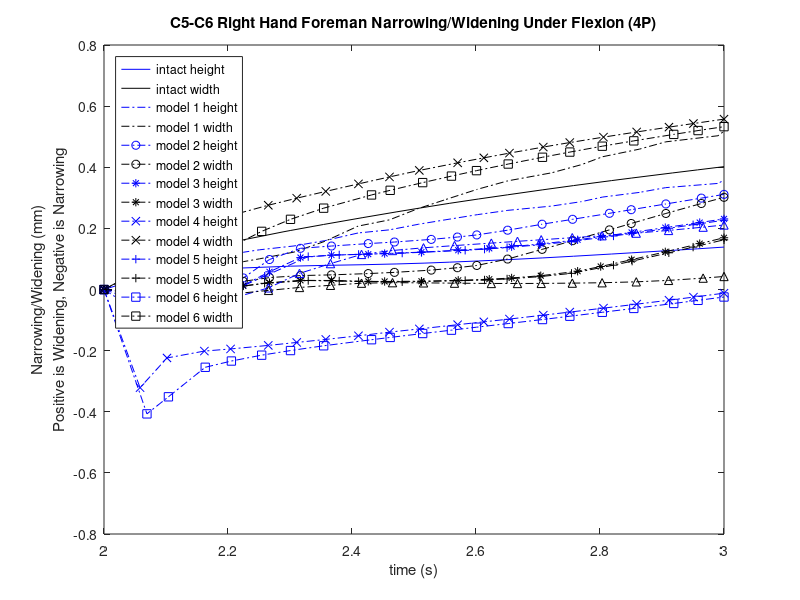
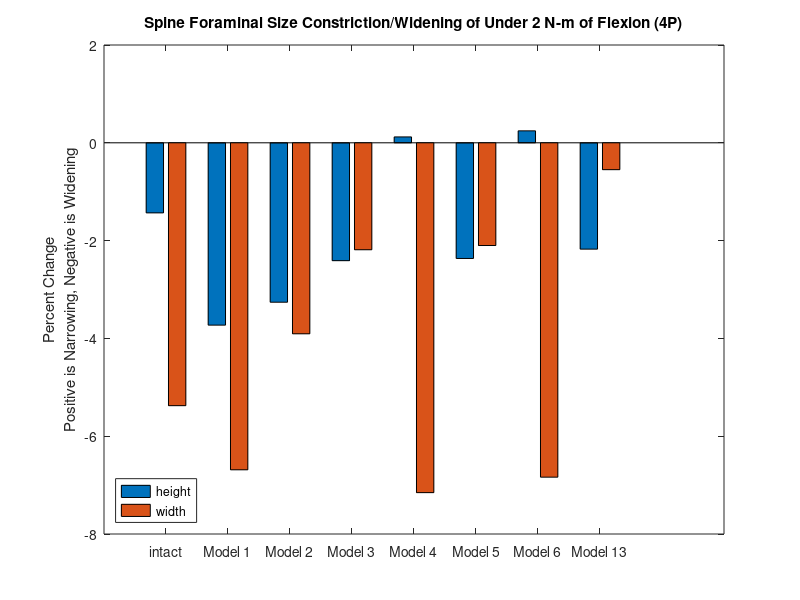

The MATLAB script that drew these images, in order:
%% This code finds c5-c6 foreman width/height narrowig/widening during flexion (4P)
clf
clear all

mag15y=[0 0 0 0 0 0 0 0 0 0 0 0 0 0 0 0 0 0 0 0 0];
mag15x=[0 0 0 0 0 0 0 0 0 0 0 0 0 0 0 0 0 0 0 0 0];
width15=[0 0 0 0 0 0 0 0 0 0 0 0 0 0 0 0 0 0 0 0 0];
height15=[0 0 0 0 0 0 0 0 0 0 0 0 0 0 0 0 0 0 0 0 0];

mag14y=[0 0 0 0 0 0 0 0 0 0 0 0 0 0 0 0 0 0 0 0 0];
mag14x=[0 0 0 0 0 0 0 0 0 0 0 0 0 0 0 0 0 0 0 0 0];
width14=[0 0 0 0 0 0 0 0 0 0 0 0 0 0 0 0 0 0 0 0 0];
height14=[0 0 0 0 0 0 0 0 0 0 0 0 0 0 0 0 0 0 0 0 0];

mag13y=[0 0 0 0 0 0 0 0 0 0 0 0 0 0 0 0 0 0 0 0 0];
mag13x=[0 0 0 0 0 0 0 0 0 0 0 0 0 0 0 0 0 0 0 0 0];
width13=[0 0 0 0 0 0 0 0 0 0 0 0 0 0 0 0 0 0 0 0 0];
height13=[0 0 0 0 0 0 0 0 0 0 0 0 0 0 0 0 0 0 0 0 0];

mag6y=[0 0 0 0 0 0 0 0 0 0 0 0 0 0 0 0 0 0 0 0 0];
mag6x=[0 0 0 0 0 0 0 0 0 0 0 0 0 0 0 0 0 0 0 0 0];
width6=[0 0 0 0 0 0 0 0 0 0 0 0 0 0 0 0 0 0 0 0 0];
height6=[0 0 0 0 0 0 0 0 0 0 0 0 0 0 0 0 0 0 0 0 0];

mag5y=[0 0 0 0 0 0 0 0 0 0 0 0 0 0 0 0 0 0 0 0 0];
mag5x=[0 0 0 0 0 0 0 0 0 0 0 0 0 0 0 0 0 0 0 0 0];
width5=[0 0 0 0 0 0 0 0 0 0 0 0 0 0 0 0 0 0 0 0 0];
height5=[0 0 0 0 0 0 0 0 0 0 0 0 0 0 0 0 0 0 0 0 0];

mag4y=[0 0 0 0 0 0 0 0 0 0 0 0 0 0 0 0 0 0 0 0 0];
mag4x=[0 0 0 0 0 0 0 0 0 0 0 0 0 0 0 0 0 0 0 0 0];
width4=[0 0 0 0 0 0 0 0 0 0 0 0 0 0 0 0 0 0 0 0 0];
height4=[0 0 0 0 0 0 0 0 0 0 0 0 0 0 0 0 0 0 0 0 0];

mag3y=[0 0 0 0 0 0 0 0 0 0 0 0 0 0 0 0 0 0 0 0 0];
mag3x=[0 0 0 0 0 0 0 0 0 0 0 0 0 0 0 0 0 0 0 0 0];
width3=[0 0 0 0 0 0 0 0 0 0 0 0 0 0 0 0 0 0 0 0 0];
height3=[0 0 0 0 0 0 0 0 0 0 0 0 0 0 0 0 0 0 0 0 0];


mag2y=[0 0 0 0 0 0 0 0 0 0 0 0 0 0 0 0 0 0 0 0 0];
mag2x=[0 0 0 0 0 0 0 0 0 0 0 0 0 0 0 0 0 0 0 0 0];
width2=[0 0 0 0 0 0 0 0 0 0 0 0 0 0 0 0 0 0 0 0 0];
height2=[0 0 0 0 0 0 0 0 0 0 0 0 0 0 0 0 0 0 0 0 0];

mag1y=[0 0 0 0 0 0 0 0 0 0 0 0 0 0 0 0 0 0 0 0 0];
mag1x=[0 0 0 0 0 0 0 0 0 0 0 0 0 0 0 0 0 0 0 0 0];
width1=[0 0 0 0 0 0 0 0 0 0 0 0 0 0 0 0 0 0 0 0 0];
height1=[0 0 0 0 0 0 0 0 0 0 0 0 0 0 0 0 0 0 0 0 0];

%% model15_intact_TLC_4P
t15=[2,2.0675,2.10046,2.15118,2.21847,2.28879,2.30129,2.3542,2.41761,2.47111,2.51624,2.55771,2.60433,2.65123,2.70673,2.75718,2.81828,2.8513,2.91654,2.95737,3];
%40182U
aa1=-13.5191+[0.114695,0.12862,0.130879,0.132019,0.142268,0.162758,0.166182,0.179125,0.190877,0.199834,0.207004,0.213112,0.219346,0.225052,0.231681,0.239064,0.2483,0.253123,0.262234,0.267797,0.273511];
aa2=448.04+[-0.461887,-0.766747,-0.968269,-1.21003,-1.4934,-1.77986,-1.83009,-2.04093,-2.2877,-2.49195,-2.66102,-2.81251,-2.97816,-3.14152,-3.33053,-3.49849,-3.69781,-3.8033,-4.00771,-4.13301,-4.26181];
aa3=-720.839+[-0.393063,-0.368692,-0.366788,-0.377073,-0.397206,-0.41821,-0.422232,-0.442512,-0.470186,-0.494052,-0.514374,-0.532815,-0.553568,-0.574558,-0.599526,-0.621999,-0.649423,-0.664304,-0.694065,-0.712646,-0.732033];
%62515L
ab1=-13.5397+[0.0355486,0.0426771,0.0454908,0.0451308,0.0490847,0.0582406,0.0597963,0.0657695,0.0701845,0.0733084,0.0758239,0.0776821,0.0795132,0.0810758,0.082815,0.0850891,0.0880648,0.0896186,0.0925216,0.0942269,0.0960063];
ab2=448.593+[-0.272229,-0.351631,-0.429113,-0.53595,-0.664336,-0.796553,-0.819857,-0.917978,-1.03269,-1.12775,-1.20658,-1.27696,-1.35414,-1.43034,-1.51841,-1.59689,-1.6906,-1.74024,-1.83648,-1.89559,-1.9562];
ab3=-730.72+[-0.167408,-0.165618,-0.163312,-0.16748,-0.171543,-0.174479,-0.175169,-0.178871,-0.184779,-0.18988,-0.194392,-0.198663,-0.203576,-0.208557,-0.214618,-0.220042,-0.226804,-0.230474,-0.237765,-0.24226,-0.246974];
%45869
ac1=-9.75965+[0.0870308,0.0984253,0.100489,0.098478,0.104192,0.118945,0.121439,0.130734,0.138856,0.145126,0.150113,0.154076,0.157946,0.161253,0.165157,0.169958,0.176171,0.179429,0.185598,0.189428,0.193396];
ac2=445.175+[-0.42166,-0.649716,-0.806512,-0.999225,-1.22711,-1.45568,-1.49557,-1.66271,-1.85683,-2.01652,-2.1483,-2.26608,-2.39456,-2.52113,-2.66723,-2.79664,-2.94993,-3.0309,-3.18739,-3.2831,-3.38139];
ac3=-723.489+[-0.447382,-0.46689,-0.48814,-0.526347,-0.57818,-0.632192,-0.64188,-0.685344,-0.739255,-0.784202,-0.821604,-0.855282,-0.892433,-0.92929,-0.972163,-1.01038,-1.05595,-1.08019,-1.12762,-1.15669,-1.18659];
%65936R
ad1=-15.4024+[0.0922672,0.101523,0.104626,0.10385,0.109899,0.124311,0.126776,0.136271,0.143989,0.149528,0.15396,0.157496,0.161105,0.164371,0.168034,0.172413,0.177901,0.180733,0.186012,0.189109,0.192253];
ad2=450.021+[-0.356624,-0.475995,-0.588558,-0.743225,-0.928359,-1.11913,-1.1528,-1.29464,-1.46101,-1.59889,-1.71323,-1.81566,-1.92812,-2.03925,-2.16773,-2.28222,-2.41892,-2.49136,-2.63181,-2.71804,-2.80649];
ad3=-723.647+[-0.136441,-0.126541,-0.11776,-0.11362,-0.107614,-0.0998667,-0.0987217,-0.0949388,-0.0925737,-0.0911888,-0.0905387,-0.0903207,-0.090476,-0.0909366,-0.091993,-0.0930561,-0.0948504,-0.0960056,-0.0986528,-0.10045,-0.102518];

ya1=[aa1-ab1]
ya2=[aa2-ab2]
ya3=[aa3-ab3]
xa1=[ad1-ac1]
xa2=[ad2-ac2]
xa3=[ad3-ac3]
x15=[xa1',xa2',xa3'];
y15=[ya1',ya2',ya3'];
k=21;
for n=1:k
    mag15x(n)=sqrt(x15(n,1)^2+x15(n,2)^2+x15(n,3)^2);
end
for n=1:k
    mag15y(n)=sqrt(y15(n,1)^2+y15(n,2)^2+y15(n,3)^2);
end
for n=1:k
    width15(n)=mag15x(1,1)-mag15x(1,n);
end
for n=1:k
    height15(n)=mag15y(1,1)-mag15y(1,n);
end



%% model1_slideslide_tether
t1=[2,2.05126,2.11533,2.16533,2.2247,2.25107,2.30644,2.35622,2.40972,2.46023,2.50711,2.55164,2.60232,2.65142,2.72191,2.77012,2.80437,2.86374,2.90593,2.9903,3];
% 40182U
ae1=-13.5191+[-0.256354,-0.239411,-0.206278,-0.172415,-0.12579,-0.083513,-0.0308849,-0.00427845,0.0289597,0.0425099,0.0667343,0.0860921,0.108798,0.126735,0.142498,0.157219,0.170172,0.182072,0.193211,0.202641,0.209668];
ae2=447.04+[0.598699,0.426355,0.387711,0.241018,0.0114823,-0.233587,-0.625596,-0.892169,-1.24172,-1.38866,-1.66648,-1.89216,-2.15484,-2.38292,-2.60254,-2.82902,-3.05457,-3.27692,-3.49411,-3.6792,-3.81967];
ae3=-720.839+[-0.786172,-0.945656,-0.915588,-0.846964,-0.765284,-0.731267,-0.694596,-0.688336,-0.695448,-0.702012,-0.719361,-0.736779,-0.759458,-0.781741,-0.804856,-0.831487,-0.86048,-0.890845,-0.921721,-0.948685,-0.969516];
% 62515L
af1=-13.5397+[-0.143816,-0.147571,-0.130356,-0.115994,-0.0964654,-0.0710675,-0.0455335,-0.0345393,-0.0208981,-0.0154093,-0.00493098,0.00379596,0.0145412,0.0229661,0.0301012,0.0366768,0.0420295,0.0467537,0.051173,0.0549478,0.0577216];
af2=448.593+[0.352057,0.24398,0.276096,0.263817,0.176067,0.038851,-0.184827,-0.312771,-0.474629,-0.542894,-0.672369,-0.777409,-0.901181,-1.00975,-1.11439,-1.22226,-1.3301,-1.4366,-1.54093,-1.63012,-1.6981];
af3=-730.72+[-0.413777,-0.496221,-0.496778,-0.484505,-0.451588,-0.405816,-0.348154,-0.32959,-0.318413,-0.315921,-0.313359,-0.312902,-0.312466,-0.312943,-0.314116,-0.316701,-0.320995,-0.325988,-0.331461,-0.336389,-0.340285];
% 45869
ag1=-9.44941+[-0.235181,-0.229165,-0.201071,-0.173166,-0.135394,-0.0980735,-0.0501518,-0.0268607,0.000401619,0.011292,0.0302888,0.0450203,0.0624799,0.0762218,0.087986,0.098719,0.107744,0.115864,0.123429,0.129982,0.13495];
ag2=445.055+[0.48731,0.359288,0.354536,0.264321,0.105113,-0.092576,-0.410176,-0.62489,-0.906495,-1.02465,-1.24795,-1.42908,-1.63938,-1.82143,-1.99627,-2.17589,-2.35422,-2.52934,-2.69975,-2.84451,-2.95403];
ag3=-724.288+[-0.693663,-0.893817,-0.890366,-0.861339,-0.828804,-0.825628,-0.832061,-0.854667,-0.899963,-0.922347,-0.969085,-1.01015,-1.05954,-1.1041,-1.14813,-1.19577,-1.24513,-1.29504,-1.34445,-1.38666,-1.41873];
% 65936R
ah1=-15.4024+[-0.16872,-0.1589,-0.132212,-0.11024,-0.0803886,-0.0452477,-0.0123201,0.00241399,0.0222293,0.0301852,0.0458966,0.0592405,0.0755049,0.088501,0.0997932,0.110232,0.119089,0.127224,0.134824,0.14117,0.145789];
ah2=450.021+[0.476683,0.306447,0.346773,0.325567,0.198066,0.000415912,-0.319281,-0.501296,-0.73145,-0.828992,-1.014,-1.16419,-1.34112,-1.49636,-1.64624,-1.80086,-1.9557,-2.10906,-2.2594,-2.38789,-2.48581];
ah3=-723.647+[-0.447071,-0.5126,-0.512288,-0.495996,-0.451944,-0.391382,-0.313455,-0.284239,-0.259886,-0.252002,-0.239417,-0.23105,-0.221657,-0.214676,-0.208992,-0.204902,-0.202895,-0.201939,-0.201915,-0.202419,-0.203118];

xb1=[ah1-ag1];
xb2=[ah2-ag2];
xb3=[ah3-ag3];
yb1=[ae1-af1];
yb2=[ae2-af2];
yb3=[ae3-af3];
y1=[yb1',yb2',yb3'];
x1=[xb1',xb2',xb3'];

for n=1:k
    mag1x(n)=sqrt(x1(n,1)^2+x1(n,2)^2+x1(n,3)^2);
end
for n=1:k
    mag1y(n)=sqrt(y1(n,1)^2+y1(n,2)^2+y1(n,3)^2);
end
for n=1:k
    height1(n)=mag1y(1,1)-mag1y(1,n);
end
for n=1:k
    width1(n)=mag1x(1,1)-mag1x(1,n);
end


%% model2_slideslide_notether
t2=[2,2.05126,2.11533,2.16533,2.2247,2.26689,2.31689,2.36689,2.42627,2.46846,2.52783,2.57002,2.60127,2.65098,2.70667,2.75577,2.81523,2.85038,2.90628,2.96349,3];
% 40182U
ai1=-13.5191+[-0.218725,-0.221254,-0.222604,-0.224213,-0.216864,-0.210677,-0.194192,-0.173027,-0.147645,-0.127716,-0.0996831,-0.0812957,-0.06781,-0.0456062,-0.0198396,0.00312997,0.0305659,0.0462067,0.0696609,0.0913814,0.104043];
ai2=447.04+[0.645159,0.608444,0.650959,0.713663,0.729799,0.719275,0.658774,0.541162,0.365468,0.214076,-0.0199752,-0.20732,-0.350362,-0.579929,-0.828272,-1.04717,-1.31408,-1.47263,-1.72541,-1.98377,-2.14879];
ai3=-720.839+[-0.863984,-0.950442,-0.978805,-0.988901,-0.955203,-0.912066,-0.876148,-0.854373,-0.826094,-0.802783,-0.768548,-0.746372,-0.731343,-0.716043,-0.712804,-0.715844,-0.723568,-0.72964,-0.742041,-0.75795,-0.769774];
% 62515L
aj1=-13.5397+[-0.131943,-0.137426,-0.137372,-0.13624,-0.132126,-0.132149,-0.125204,-0.114608,-0.102415,-0.092828,-0.0816711,-0.0748979,-0.0690228,-0.0580304,-0.046117,-0.0355964,-0.0230718,-0.0160325,-0.0055438,0.00391761,0.00928369];
aj2=448.593+[0.342167,0.317668,0.367649,0.436111,0.515436,0.551067,0.543858,0.484092,0.390922,0.30919,0.180583,0.0772282,0.00033165,-0.113243,-0.22617,-0.325606,-0.446764,-0.519151,-0.635529,-0.755925,-0.833969];
aj3=-730.72+[-0.44604,-0.494961,-0.523259,-0.545092,-0.563333,-0.574555,-0.567861,-0.544841,-0.511427,-0.481535,-0.437357,-0.407165,-0.386199,-0.362799,-0.349862,-0.341512,-0.33331,-0.329155,-0.323854,-0.319874,-0.318343];
% 45869
ak1=-9.44941+[-0.203613,-0.210266,-0.213214,-0.214987,-0.209307,-0.206731,-0.192064,-0.17229,-0.149447,-0.131464,-0.106,-0.0891084,-0.0771589,-0.0585825,-0.0377607,-0.0192744,0.00277781,0.0152922,0.0338678,0.0505498,0.0600655];
ak2=445.055+[0.528085,0.507927,0.561122,0.632318,0.683635,0.705101,0.682371,0.599411,0.468476,0.353036,0.173064,0.0270515,-0.0855421,-0.268296,-0.465593,-0.639558,-0.851769,-0.977901,-1.17923,-1.38522,-1.51697];
ak3=-724.288+[-0.77523,-0.87716,-0.914344,-0.930067,-0.91951,-0.899544,-0.887476,-0.886819,-0.885956,-0.883989,-0.880521,-0.880608,-0.882088,-0.892957,-0.918458,-0.946158,-0.982853,-1.00554,-1.04348,-1.08457,-1.11186];
% 65936R
al1=-15.4024+[-0.146192,-0.148656,-0.147388,-0.146329,-0.140446,-0.140381,-0.129446,-0.113737,-0.0972077,-0.0848027,-0.0705525,-0.0624076,-0.0541953,-0.0379345,-0.0201544,-0.00447358,0.0142209,0.0248024,0.0407521,0.0553466,0.0636842];
al2=450.021+[0.458229,0.41232,0.474173,0.563204,0.665374,0.70919,0.692849,0.60288,0.462361,0.338728,0.145147,-0.00806869,-0.120427,-0.283585,-0.446579,-0.590636,-0.765912,-0.870436,-1.03811,-1.21114,-1.32288];
al3=-723.647+[-0.474687,-0.518203,-0.548715,-0.575019,-0.597762,-0.610736,-0.600793,-0.569578,-0.524644,-0.485133,-0.426905,-0.386627,-0.35837,-0.324597,-0.30143,-0.284295,-0.265858,-0.255862,-0.241601,-0.228945,-0.222147];

xc1=[al1-ak1];
xc2=[al2-ak2];
xc3=[al3-ak3];
yd1=[ai1-aj1];
yd2=[ai2-aj2];
yd3=[ai3-aj3];
y2=[yd1',yd2',yd3'];
x2=[xc1',xc2',xc3'];

for n=1:k
    mag2x(n)=sqrt(x2(n,1)^2+x2(n,2)^2+x2(n,3)^2);
end
for n=1:k
    mag2y(n)=sqrt(y2(n,1)^2+y2(n,2)^2+y2(n,3)^2);
end
for n=1:k
    height2(n)=mag2y(1,1)-mag2y(1,n);
end
for n=1:k
    width2(n)=mag2x(1,1)-mag2x(1,n);
end


%% model3_APslide_tether/s2_4P
t3=[2,2.05126,2.11533,2.16533,2.2247,2.26689,2.31689,2.36689,2.42627,2.45263,2.51196,2.57134,2.62143,2.65745,2.70443,2.7639,2.80111,2.85094,2.90531,2.96081,3];
% 40182U
am1=-13.5191+[-0.110556,-0.108662,-0.111165,-0.117466,-0.11838,-0.115254,-0.107594,-0.09544,-0.0794291,-0.0723314,-0.055643,-0.0391779,-0.0262474,-0.0178611,-0.0068482,0.00924188,0.0203663,0.0357993,0.052991,0.0703882,0.0824023];
am2=447.04+[0.266464,0.273517,0.361022,0.464253,0.552408,0.591561,0.614775,0.583082,0.506265,0.459911,0.329559,0.175013,0.0254807,-0.0903789,-0.251391,-0.466874,-0.603588,-0.787217,-0.990552,-1.20246,-1.3545];
am3=-720.839+[-0.802588,-0.81909,-0.850022,-0.876062,-0.872238,-0.84852,-0.818652,-0.808421,-0.795942,-0.788813,-0.769571,-0.747981,-0.728461,-0.713738,-0.696702,-0.682729,-0.68008,-0.680698,-0.684587,-0.691215,-0.697081];
% 62515L
an1=-13.5397+[-0.0925811,-0.0919221,-0.0908825,-0.0914353,-0.0895261,-0.0892198,-0.0867217,-0.0801018,-0.0710529,-0.0670582,-0.059365,-0.0537515,-0.0497709,-0.0474443,-0.0429426,-0.0343543,-0.0288315,-0.0214166,-0.0132684,-0.00510437,0.000478931];
an2=448.593+[0.118554,0.122796,0.192094,0.273816,0.380345,0.444266,0.498149,0.493613,0.458139,0.435767,0.369826,0.288804,0.209863,0.150468,0.0693453,-0.0361656,-0.0978998,-0.179085,-0.268081,-0.361243,-0.428764];
an3=-730.72+[-0.401242,-0.409732,-0.434711,-0.461198,-0.488143,-0.505623,-0.518304,-0.512135,-0.496279,-0.487392,-0.462433,-0.434542,-0.408611,-0.389012,-0.36573,-0.343302,-0.335285,-0.327368,-0.32075,-0.315112,-0.311582];
% 45869
ao1=-9.44941+[-0.118033,-0.11725,-0.119204,-0.124304,-0.125159,-0.123483,-0.116992,-0.104892,-0.089145,-0.0826145,-0.0672688,-0.0519549,-0.0397643,-0.031971,-0.0225417,-0.00961889,-0.000766186,0.0114197,0.0249163,0.038422,0.0476262];
ao2=445.055+[0.221553,0.232684,0.320379,0.421937,0.527559,0.589389,0.64339,0.636265,0.591047,0.559926,0.468008,0.355802,0.245053,0.158359,0.0352766,-0.133008,-0.240418,-0.384471,-0.543987,-0.710667,-0.830627];
ao3=-724.288+[-0.784873,-0.805214,-0.83587,-0.859752,-0.866142,-0.857296,-0.846279,-0.849891,-0.855122,-0.856893,-0.859602,-0.861181,-0.861962,-0.862195,-0.865096,-0.876577,-0.889671,-0.91127,-0.937855,-0.967305,-0.988992];
% 65936R
ap1=-15.4024+[-0.0732179,-0.0713393,-0.0709566,-0.073324,-0.0713006,-0.0712675,-0.0676935,-0.0588465,-0.0472584,-0.0426451,-0.0341975,-0.0284366,-0.0246747,-0.0223494,-0.0160615,-0.00380686,0.00428898,0.0151851,0.0270927,0.0391197,0.047404];
ap2=450.021+[0.151083,0.154284,0.244029,0.351274,0.49095,0.573538,0.641329,0.626966,0.567009,0.530275,0.424016,0.296354,0.173197,0.0802566,-0.043067,-0.199489,-0.289974,-0.40967,-0.541223,-0.678697,-0.777995];
ap3=-723.647+[-0.403272,-0.411219,-0.44058,-0.472897,-0.506867,-0.528459,-0.543842,-0.534756,-0.512709,-0.500488,-0.466621,-0.428932,-0.39412,-0.367952,-0.336185,-0.303495,-0.289736,-0.274312,-0.259676,-0.245989,-0.236881];

xe1=[ap1-ao1];
xe2=[ap2-ao2];
xe3=[ap3-ao3];
yf1=[am1-an1];
yf2=[am2-an2];
yf3=[am3-an3];
y3=[yf1',yf2',yf3'];
x3=[xe1',xe2',xe3'];

for n=1:k
    mag3x(n)=sqrt(x3(n,1)^2+x3(n,2)^2+x3(n,3)^2);
end
for n=1:k
    mag3y(n)=sqrt(y3(n,1)^2+y3(n,2)^2+y3(n,3)^2);
end
for n=1:k
    height3(n)=mag3y(1,1)-mag3y(1,n);
end
for n=1:k
    width3(n)=mag3x(1,1)-mag3x(1,n);
end

%% model4_APslide_notether
t4=[2,2.05816,2.10161,2.16188,2.20417,2.26497,2.3108,2.35767,2.41039,2.46048,2.50857,2.57039,2.61266,2.65395,2.70851,2.75122,2.8056,2.85917,2.91124,2.95071,3];
% 40182U
aq1=-13.5191+[-0.188182,-0.0130894,0.0491503,0.0723014,0.0806355,0.0908956,0.0995819,0.110332,0.127716,0.144219,0.158178,0.172457,0.181398,0.18984,0.200237,0.207974,0.21694,0.225337,0.234128,0.240507,0.248137];
aq2=447.04+[0.406264,-0.386631,-0.897556,-1.31042,-1.5159,-1.77891,-1.96694,-2.15622,-2.36595,-2.56321,-2.74872,-2.97852,-3.13259,-3.28143,-3.47082,-3.61453,-3.79262,-3.9635,-4.12488,-4.24438,-4.39011];
aq3=-720.839+[0.0767894,-0.686805,-0.612562,-0.63484,-0.659895,-0.693591,-0.717145,-0.740268,-0.763926,-0.786573,-0.809933,-0.840716,-0.862782,-0.885052,-0.913753,-0.936009,-0.964111,-0.991373,-1.01697,-1.03595,-1.05898];
% 62515L
ar1=-13.5397+[-0.103791,-0.0425424,-0.0123615,0.00140143,0.00601515,0.0105788,0.0141415,0.0185372,0.0259635,0.0332555,0.0392607,0.044974,0.0485114,0.0519174,0.0557336,0.0586065,0.0619956,0.0651218,0.0685619,0.0710483,0.0739574];
ar2=448.593+[0.221109,-0.147457,-0.344145,-0.533331,-0.626799,-0.747051,-0.833909,-0.92279,-1.02188,-1.11539,-1.20347,-1.3129,-1.38653,-1.45792,-1.54782,-1.61635,-1.70157,-1.78345,-1.86095,-1.91834,-1.98818];
ar3=-730.72+[0.0456747,-0.323474,-0.283983,-0.277299,-0.281399,-0.289208,-0.294597,-0.298843,-0.301507,-0.303981,-0.306705,-0.311327,-0.315139,-0.319279,-0.324852,-0.329291,-0.335043,-0.340707,-0.345856,-0.349692,-0.354287];
% 45869
as1=-9.44941+[-0.161595,-0.0350296,0.0174217,0.0367614,0.0430074,0.0493278,0.0548196,0.0621865,0.0751702,0.0875101,0.0981153,0.109091,0.11593,0.122409,0.130115,0.135889,0.142434,0.148574,0.155198,0.160021,0.165809];
as2=445.055+[0.29466,-0.300095,-0.704835,-1.04082,-1.20656,-1.41647,-1.56548,-1.71488,-1.87939,-2.03387,-2.17846,-2.35599,-2.47461,-2.58896,-2.73383,-2.84346,-2.97924,-3.10935,-3.23193,-3.32261,-3.43304];
as3=-724.288+[0.177227,-0.76056,-0.752388,-0.816237,-0.862162,-0.924124,-0.968158,-1.01181,-1.05872,-1.10273,-1.1453,-1.19881,-1.23566,-1.27186,-1.31818,-1.35343,-1.39718,-1.43895,-1.47795,-1.50656,-1.54102];
% 65936R
at1=-15.4024+[-0.125943,0.00381846,0.0449347,0.0621861,0.0682261,0.0741141,0.0787867,0.0850497,0.0962536,0.107095,0.116252,0.125339,0.131008,0.136377,0.142618,0.147236,0.152676,0.157718,0.163118,0.167,0.171567];
at2=450.021+[0.376253,-0.220201,-0.498135,-0.769704,-0.904991,-1.07993,-1.20632,-1.33537,-1.47866,-1.61366,-1.74103,-1.89952,-2.00621,-2.10969,-2.2407,-2.34056,-2.46472,-2.58394,-2.69672,-2.78023,-2.88185];
at3=-723.647+[0.0069737,-0.297416,-0.239958,-0.218047,-0.214897,-0.213736,-0.212869,-0.210802,-0.206353,-0.202404,-0.199328,-0.197153,-0.196614,-0.196705,-0.197327,-0.198177,-0.199691,-0.201503,-0.203153,-0.204525,-0.206261];

xg1=[at1-as1];
xg2=[at2-as2];
xg3=[at3-as3];
yh1=[aq1-ar1];
yh2=[aq2-ar2];
yh3=[aq3-ar3];
y4=[yh1',yh2',yh3'];
x4=[xg1',xg2',xg3'];

for n=1:k
    mag4x(n)=sqrt(x4(n,1)^2+x4(n,2)^2+x4(n,3)^2);
end
for n=1:k
    mag4y(n)=sqrt(y4(n,1)^2+y4(n,2)^2+y4(n,3)^2);
end
for n=1:k
    height4(n)=mag4y(1,1)-mag4y(1,n);
end
for n=1:k
    width4(n)=mag4x(1,1)-mag4x(1,n);
end


%% model5_latslide_tether/S2_4P
t5=[2,2.05126,2.11533,2.16533,2.21533,2.25908,2.32939,2.37939,2.41064,2.48096,2.51221,2.58252,2.61377,2.65013,2.70227,2.75401,2.82172,2.85179,2.91104,2.95017,3];
% 40182U
au1=-13.5191+[-0.111617,-0.109703,-0.111884,-0.117853,-0.119673,-0.117413,-0.107558,-0.0941697,-0.0854947,-0.0650474,-0.0561111,-0.0376093,-0.0296467,-0.0208541,-0.00887458,0.00443753,0.0239565,0.0329699,0.0510062,0.0628696,0.0776293];
au2=447.04+[0.243025,0.249784,0.33166,0.430536,0.507769,0.559019,0.596697,0.559178,0.523069,0.395289,0.327744,0.144503,0.0543027,-0.0570841,-0.2296,-0.412061,-0.656313,-0.76536,-0.983317,-1.13008,-1.32023];
au3=-720.839+[-0.80168,-0.818249,-0.84858,-0.873818,-0.875727,-0.857343,-0.8161,-0.806415,-0.799944,-0.78083,-0.770646,-0.746268,-0.734379,-0.719765,-0.70086,-0.687818,-0.683247,-0.683842,-0.687948,-0.692354,-0.69954];
% 62515L
av1=-13.5397+[-0.093022,-0.0924268,-0.0913537,-0.0918863,-0.0904158,-0.0891302,-0.0865988,-0.0794051,-0.0747375,-0.0634141,-0.0594393,-0.0533368,-0.0508839,-0.0483478,-0.0437166,-0.0365953,-0.0267577,-0.0224195,-0.0138343,-0.00824861,-0.00136015];
av2=448.593+[0.105483,0.109382,0.17645,0.255626,0.342782,0.416291,0.49239,0.48177,0.465412,0.40262,0.368615,0.27246,0.224664,0.16731,0.0804053,-0.00982352,-0.120318,-0.168327,-0.263497,-0.327758,-0.411807];
av3=-730.72+[-0.399117,-0.40754,-0.43212,-0.458153,-0.48101,-0.499572,-0.51739,-0.509295,-0.50142,-0.476276,-0.46297,-0.430531,-0.414859,-0.395339,-0.3695,-0.349122,-0.334476,-0.329952,-0.322847,-0.318892,-0.314452];
% 45869
aw1=-9.44941+[-0.118942,-0.118137,-0.119799,-0.124663,-0.126181,-0.124541,-0.116866,-0.103549,-0.0949183,-0.0758124,-0.0675187,-0.0501016,-0.0426118,-0.0344504,-0.0240161,-0.0133145,0.00216511,0.00925435,0.023363,0.0325498,0.0438306];
aw2=445.055+[0.200788,0.211586,0.294652,0.39239,0.481237,0.5536,0.63222,0.619209,0.599383,0.513178,0.465816,0.332796,0.266233,0.183432,0.052398,-0.0895347,-0.281096,-0.366527,-0.537321,-0.652577,-0.802398];
aw3=-724.288+[-0.785507,-0.805885,-0.836565,-0.860089,-0.868539,-0.863134,-0.847682,-0.851763,-0.854311,-0.859161,-0.860362,-0.863074,-0.863579,-0.86376,-0.866541,-0.875353,-0.89904,-0.912108,-0.940631,-0.960979,-0.988143];
% 65936R
ax1=-15.4024+[-0.0737235,-0.0719298,-0.0714584,-0.073801,-0.0724712,-0.0709435,-0.0673711,-0.0578457,-0.0519436,-0.0386344,-0.0343159,-0.0284444,-0.0262142,-0.0236901,-0.017615,-0.00751378,0.00679249,0.0131504,0.0256833,0.0338988,0.044117];
ax2=450.021+[0.133004,0.135746,0.222374,0.326117,0.440566,0.536333,0.631721,0.608834,0.580506,0.478098,0.422842,0.271198,0.196524,0.106164,-0.0272219,-0.161781,-0.32442,-0.395395,-0.536356,-0.631417,-0.755338];
ax3=-723.647+[-0.40013,-0.407992,-0.436738,-0.468374,-0.497045,-0.52033,-0.541988,-0.530421,-0.519513,-0.485138,-0.467183,-0.423231,-0.402179,-0.376152,-0.341053,-0.311736,-0.286725,-0.277753,-0.262033,-0.252464,-0.240983];

xi1=[ax1-aw1];
xi2=[ax2-aw2];
xi3=[ax3-aw3];
yj1=[au1-av1];
yj2=[au2-av2];
yj3=[au3-av3];
y5=[yj1',yj2',yj3'];
x5=[xi1',xi2',xi3'];

for n=1:k
    mag5x(n)=sqrt(x5(n,1)^2+x5(n,2)^2+x5(n,3)^2);
end
for n=1:k
    mag5y(n)=sqrt(y5(n,1)^2+y5(n,2)^2+y5(n,3)^2);
end
for n=1:k
    height5(n)=mag5y(1,1)-mag5y(1,n);
end
for n=1:k
    width5(n)=mag5x(1,1)-mag5x(1,n);
end


%% model6_LatSlide_NoTether/S2_4P
t6=[2,2.06926,2.1039,2.16327,2.20546,2.25429,2.30079,2.35429,2.4315,2.46157,2.514,2.56038,2.60079,2.65194,2.70721,2.75135,2.80366,2.85454,2.91895,2.95814,3];
% 40182U
ay1=-13.5191+[-0.188188,-0.165123,-0.114962,-0.0269859,0.0178655,0.056151,0.0777312,0.0939077,0.112172,0.120724,0.136998,0.150242,0.16025,0.171635,0.182987,0.191387,0.20088,0.209347,0.220025,0.226657,0.233413];
ay2=447.04+[0.40647,0.0833898,-0.0869705,-0.551316,-0.891722,-1.24121,-1.51907,-1.79396,-2.14578,-2.27585,-2.49624,-2.68471,-2.84402,-3.04016,-3.24748,-3.40768,-3.59152,-3.76382,-3.97521,-4.10033,-4.22979];
ay3=-720.839+[0.0762568,-0.844194,-0.781217,-0.669397,-0.651914,-0.660186,-0.681309,-0.708303,-0.747521,-0.761964,-0.786492,-0.808883,-0.829073,-0.85578,-0.885741,-0.909417,-0.937288,-0.963949,-0.996799,-1.01629,-1.03646];
% 62515L
az1=-13.5397+[-0.103792,-0.115235,-0.0907475,-0.0469348,-0.0241508,-0.00514165,0.0049664,0.0118574,0.019385,0.0230196,0.0303131,0.0360103,0.0400237,0.0445181,0.0489158,0.0519609,0.0554438,0.0585574,0.0626277,0.0652172,0.0678696];
az2=448.593+[0.221206,0.0909726,0.0447668,-0.150892,-0.325619,-0.490512,-0.619185,-0.746834,-0.911271,-0.972689,-1.07749,-1.16726,-1.24309,-1.33662,-1.43595,-1.51236,-1.60022,-1.68289,-1.78457,-1.84477,-1.9071];
az3=-730.72+[0.045403,-0.434506,-0.406968,-0.342137,-0.310108,-0.295081,-0.294313,-0.298178,-0.304489,-0.306166,-0.30821,-0.310258,-0.31288,-0.316967,-0.322374,-0.326862,-0.332284,-0.337593,-0.344084,-0.347902,-0.351899];
% 45869
ba1=-9.44941+[-0.161611,-0.166726,-0.123789,-0.0501085,-0.0111472,0.0218843,0.0390232,0.0504609,0.062793,0.0690215,0.0814915,0.091725,0.0993855,0.108035,0.116513,0.122584,0.129513,0.135646,0.143445,0.148387,0.153425];
ba2=445.055+[0.294828,0.0858075,-0.0363787,-0.395545,-0.674064,-0.9598,-1.1854,-1.40693,-1.68744,-1.79013,-1.96312,-2.11037,-2.23444,-2.38657,-2.54693,-2.67043,-2.81178,-2.94391,-3.10573,-3.20136,-3.30007];
ba3=-724.288+[0.176706,-0.847701,-0.820481,-0.781124,-0.801352,-0.846094,-0.896168,-0.951961,-1.02772,-1.05579,-1.10309,-1.14439,-1.18008,-1.22539,-1.27451,-1.31278,-1.35692,-1.3984,-1.44889,-1.47853,-1.50898];
% 65936R
bb1=-15.4024+[-0.125938,-0.104558,-0.0682355,-0.00629,0.0241447,0.0500532,0.0641403,0.0737009,0.0849706,0.0907104,0.10186,0.110737,0.117127,0.124346,0.131434,0.136537,0.142292,0.147417,0.154036,0.158181,0.162387];
bb2=450.021+[0.376348,0.0993064,0.0339645,-0.243534,-0.491219,-0.724898,-0.90851,-1.09197,-1.32939,-1.41801,-1.56898,-1.69852,-1.80805,-1.94326,-2.08697,-2.19788,-2.3255,-2.44564,-2.59329,-2.68066,-2.77118];
bb3=-723.647+[0.00670368,-0.433773,-0.399185,-0.313586,-0.266145,-0.237444,-0.226662,-0.221146,-0.215798,-0.213145,-0.208007,-0.204151,-0.202027,-0.200519,-0.20029,-0.200601,-0.20144,-0.202663,-0.204393,-0.205523,-0.206855];

xk1=[bb1-ba1];
xk2=[bb2-ba2];
xk3=[bb3-ba3];
yl1=[ay1-az1];
yl2=[ay2-az2];
yl3=[ay3-az3];
y6=[yl1',yl2',yl3'];
x6=[xk1',xk2',xk3'];

for n=1:k
    mag6x(n)=sqrt(x6(n,1)^2+x6(n,2)^2+x6(n,3)^2);
end
for n=1:k
    mag6y(n)=sqrt(y6(n,1)^2+y6(n,2)^2+y6(n,3)^2);
end
for n=1:k
    height6(n)=mag6y(1,1)-mag6y(1,n);
end
for n=1:k
    width6(n)=mag6x(1,1)-mag6x(1,n);
end


%% model13_Fixed_tether 
t13=[2,2.05126,2.11533,2.16533,2.21533,2.26533,2.31533,2.36533,2.41533,2.46533,2.51533,2.56533,2.62471,2.66689,2.70517,2.75527,2.80337,2.85848,2.91062,2.96632,3];
% 40182U
bc1=-13.5191+[-0.0411102,-0.0390694,-0.0411979,-0.0474489,-0.0553353,-0.0624179,-0.0684937,-0.0674649,-0.0639692,-0.0597975,-0.0544517,-0.0484104,-0.0407717,-0.0351313,-0.0299147,-0.0230135,-0.0164974,-0.00792338,0.00147678,0.0128618,0.0203627];
bc2=447.04+[0.270434,0.275289,0.338747,0.419498,0.514097,0.585408,0.646762,0.690512,0.714411,0.706771,0.675767,0.625953,0.551421,0.48487,0.419171,0.321624,0.216667,0.0882099,-0.0430362,-0.192404,-0.286832];
bc3=-720.839+[-0.541578,-0.553365,-0.578917,-0.60401,-0.62503,-0.621265,-0.600892,-0.584306,-0.566483,-0.556529,-0.546853,-0.536023,-0.520655,-0.507749,-0.495461,-0.478646,-0.460839,-0.440787,-0.42395,-0.408317,-0.399842];
% 62515L
bd1=-13.5397+[-0.0347915,-0.0340591,-0.0350132,-0.0383502,-0.0431807,-0.0494824,-0.057309,-0.0570058,-0.0548407,-0.0527558,-0.0500948,-0.04862,-0.0479188,-0.0478377,-0.0476414,-0.047274,-0.0467106,-0.0440739,-0.040327,-0.034847,-0.0310585];
bd2=448.593+[0.0984263,0.0979359,0.139832,0.196284,0.266325,0.343244,0.417799,0.480145,0.528419,0.542817,0.537692,0.517657,0.483443,0.451292,0.419202,0.370507,0.319114,0.257819,0.194969,0.123669,0.0785349];
bd3=-730.72+[-0.26728,-0.272479,-0.290803,-0.312446,-0.337258,-0.362188,-0.387804,-0.400974,-0.410046,-0.410001,-0.405491,-0.397613,-0.384404,-0.37208,-0.359644,-0.34174,-0.321504,-0.298397,-0.278117,-0.258705,-0.247792];
% 45869
be1=-9.44941+[-0.0464034,-0.0450567,-0.0470625,-0.0522428,-0.0591625,-0.0669325,-0.0750179,-0.0737656,-0.0698342,-0.0662298,-0.0616798,-0.0562626,-0.049285,-0.0441161,-0.0392281,-0.032649,-0.0266486,-0.0194126,-0.0116566,-0.0024153,0.00356036];
be2=445.055+[0.186149,0.192525,0.254104,0.331495,0.423813,0.505654,0.584506,0.649825,0.697407,0.708075,0.696523,0.668422,0.621949,0.57744,0.532558,0.463976,0.388567,0.294349,0.19614,0.0825726,0.010049];
be3=-724.288+[-0.49762,-0.511269,-0.53578,-0.557783,-0.576476,-0.579897,-0.572506,-0.568362,-0.56378,-0.565123,-0.56754,-0.569717,-0.570716,-0.570397,-0.569689,-0.568566,-0.566671,-0.565518,-0.566914,-0.571001,-0.5746];
% 65936R
bf1=-15.4024+[-0.0118342,-0.0102948,-0.0115998,-0.0165087,-0.0233388,-0.0322219,-0.0429424,-0.0409665,-0.0371378,-0.0349013,-0.031953,-0.0306622,-0.0302673,-0.0302401,-0.0300435,-0.029835,-0.0286749,-0.0236054,-0.0174375,-0.0091549,-0.00366363];
bf2=450.021+[0.151438,0.149112,0.202937,0.277471,0.370589,0.471718,0.568931,0.649459,0.710215,0.721533,0.705636,0.66886,0.609828,0.556279,0.503441,0.424624,0.340856,0.2432,0.144995,0.0358117,-0.0327098];
bf3=-723.647+[-0.272538,-0.27714,-0.298046,-0.323923,-0.354204,-0.385058,-0.416428,-0.433149,-0.444524,-0.443614,-0.436465,-0.424749,-0.405979,-0.388902,-0.371912,-0.347562,-0.320377,-0.289198,-0.261249,-0.233781,-0.218011];

xm1=[bf1-be1];
xm2=[bf2-be2];
xm3=[bf3-be3];
yn1=[bc1-bd1];
yn2=[bc2-bd2];
yn3=[bc3-bd3];
y13=[yn1',yn2',yn3'];
x13=[xm1',xm2',xm3'];

for n=1:k
    mag13x(n)=sqrt(x13(n,1)^2+x13(n,2)^2+x13(n,3)^2);
end
for n=1:k
    mag13y(n)=sqrt(y13(n,1)^2+y13(n,2)^2+y13(n,3)^2);
end
for n=1:k
    height13(n)=mag13y(1,1)-mag13y(1,n);
end
for n=1:k
    width13(n)=mag13x(1,1)-mag13x(1,n);
end

%% figures
figure(1)

plot(t15,-1*height15,'b')
hold on
plot(t15,-1*width15,'k')
hold on

plot(t1,-1*height1,'-.b')
hold on
plot(t1,-1*width1,'-.k')
hold on

plot(t2,-1*height2,'-.bo')
hold on
plot(t2,-1*width2,'-.ko')
hold on

plot(t3,-1*height3,'-.b*')
hold on
plot(t3,-1*width3,'-.k*')
hold on

plot(t4,-1*height4,'-.bx')
hold on
plot(t4,-1*width4,'-.kx')
hold on

plot(t5,-1*height5,'-.b+')
hold on
plot(t5,-1*width5,'-.k+')
hold on

plot(t6,-1*height6,'-.bs')
hold on
plot(t6,-1*width6,'-.ks')
hold on

plot(t13,-1*height13,'-.b^')
hold on
plot(t13,-1*width13,'-.k^')

xlabel('time (s)')
ylabel({'Narrowing/Widening (mm)';'Positive is Widening, Negative is Narrowing'})
title('C5-C6 Right Hand Foreman Narrowing/Widening Under Flexion (4P)')
legend('intact height','intact width','model 1 height', 'model 1 width','model 2 height','model 2 width','model 3 height', 'model 3 width','model 4 height','model 4 width','model 5 height','model 5 width','model 6 height','model 6 width','location','northwest')



%% Percent Change 
% bar plot 
figure(2)

pc15x=100-mag15x(21)/mag15x(1)*100;
pc15y=100-mag15y(21)/mag15y(1)*100;
pc15=[pc15y,pc15x];

pc1x=100-mag1x(21)/mag1x(1)*100;
pc1y=100-mag1y(21)/mag1y(1)*100;
pc1=[pc1y,pc1x];

pc2x=100-mag2x(21)/mag2x(1)*100;
pc2y=100-mag2y(21)/mag2y(1)*100;
pc2=[pc2y,pc2x];

pc3x=100-mag3x(21)/mag3x(1)*100;
pc3y=100-mag3y(21)/mag3y(1)*100;
pc3=[pc3y,pc3x];

pc4x=100-mag4x(21)/mag4x(1)*100;
pc4y=100-mag4y(21)/mag4y(1)*100;
pc4=[pc4y,pc4x];

pc5x=100-mag5x(21)/mag5x(1)*100;
pc5y=100-mag5y(21)/mag5y(1)*100;
pc5=[pc5y,pc5x];

pc6x=100-mag6x(21)/mag6x(1)*100;
pc6y=100-mag6y(21)/mag6y(1)*100;
pc6=[pc6y,pc6x];

pc13x=100-mag13x(21)/mag13x(1)*100;
pc13y=100-mag13y(21)/mag13y(1)*100;
pc13=[pc13y,pc13x];

% pc14x=100-mag14x(21)/mag14x(1)*100;
% pc14y=100-mag14y(21)/mag14y(1)*100;
% pc14=[pc14y,pc14x];

PC=[pc15;pc1;pc2;pc3;pc4;pc5;pc6;pc13];
bar(PC)
ylabel({'Percent Change';'Positive is Narrowing, Negative is Widening'})
xticklabels({'intact','Model 1','Model 2','Model 3','Model 4','Model 5','Model 6', 'Model 13'})
legend('height','width','location','southwest')
title('Spine Foraminal Size Constriction/Widening of Under 2 N-m of Flexion (4P)')
